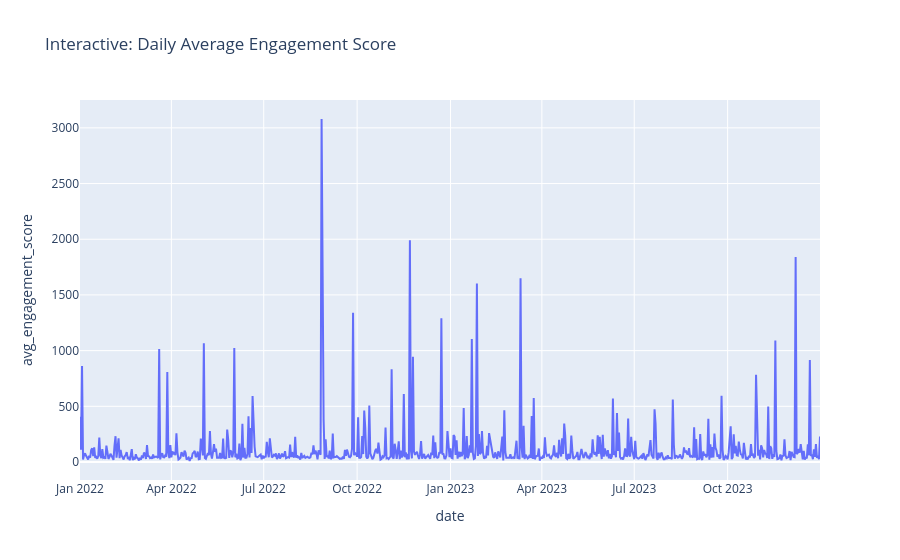

This figure's notebook cell:
### Markdown cell above
### Plotly (Interactive)

### Code cell
# Interactive line chart: daily engagement trend, hoverable and zoomable.
daily_df = daily_engagement.reset_index()
daily_df.columns = ["date", "avg_engagement_score"]

fig_line = px.line(daily_df, x="date", y="avg_engagement_score",
                    title="Interactive: Daily Average Engagement Score")
fig_line.show()

### Figure 1 — Plotly figure (JSON) as saved in the notebook; plotly's stock layout.template omitted (floating-point values rounded to 4 significant figures; data arrays with more than 128 entries replaced by an {"elided": "..."} marker saying what was removed)
{"data": [{"hovertemplate": "date=%{x}<br>avg_engagement_score=%{y}<extra></extra>", "legendgroup": "", "line": {"color": "#636efa", "dash": "solid"}, "marker": {"symbol": "circle"}, "mode": "lines", "name": "", "orientation": "v", "showlegend": false, "type": "scatter", "x": {"elided": "729 str values"}, "xaxis": "x", "y": {"elided": "729 float values"}, "yaxis": "y"}], "layout": {"legend": {"tracegroupgap": 0}, "title": {"text": "Interactive: Daily Average Engagement Score"}, "xaxis": {"anchor": "y", "domain": [0.0, 1.0], "title": {"text": "date"}}, "yaxis": {"anchor": "x", "domain": [0.0, 1.0], "title": {"text": "avg_engagement_score"}}}}
